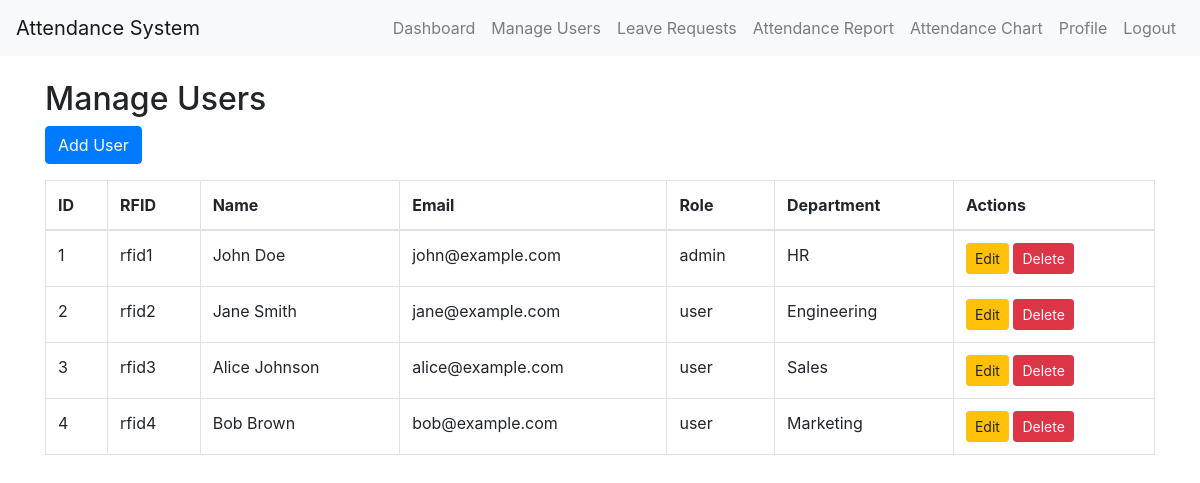
Page /manage_users (signed in) on the committed database.
### tables this page shows
CREATE TABLE users (
                id INTEGER PRIMARY KEY AUTOINCREMENT,
                rfid TEXT NOT NULL,
                name TEXT NOT NULL,
                email TEXT NOT NULL,
                password TEXT NOT NULL,
                role TEXT NOT NULL,
                department TEXT NOT NULL,
                profile_picture TEXT,
                contact_details TEXT,
                job_title TEXT
            );

### app.py (the view)
@app.route('/manage_users')
@admin_required
def manage_users():
    with get_db_connection() as conn:
        cursor = conn.cursor()
        cursor.execute("SELECT * FROM users")
        users = cursor.fetchall()
    return render_template('manage_users.html', users=users)

### app.py (called while the page is built)
@contextmanager
def get_db_connection():
    conn = sqlite3.connect('attendance.db', timeout=10)
    try:
        yield conn
    finally:
        conn.close()

def admin_required(f):
    @wraps(f)
    def decorated_function(*args, **kwargs):
        if 'user_role' not in session or session['user_role'] != 'admin':
            flash('You do not have permission to access this page.', 'danger')
            return redirect(url_for('dashboard'))
        return f(*args, **kwargs)
    return decorated_function

### templates/manage_users.html (shortened to what this page needs)
<!doctype html>
<html lang="en">
<head>
    <link rel="stylesheet" href="https://stackpath.bootstrapcdn.com/bootstrap/4.5.2/css/bootstrap.min.css">
</head>
<body>
    <nav class="navbar navbar-expand-lg navbar-light bg-light">
        <a class="navbar-brand" href="#">Attendance System</a>
        <div class="collapse navbar-collapse" id="navbarNav">
            <ul class="navbar-nav ml-auto">
                <li class="nav-item"><a class="nav-link" href="{{ url_for('dashboard') }}">Dashboard</a></li>
                <li class="nav-item"><a class="nav-link" href="{{ url_for('manage_users') }}">Manage Users</a></li>
                <li class="nav-item"><a class="nav-link" href="{{ url_for('leave_requests') }}">Leave Requests</a></li>
                <li class="nav-item"><a class="nav-link" href="{{ url_for('attendance_report') }}">Attendance Report</a></li>
                <li class="nav-item"><a class="nav-link" href="{{ url_for('attendance_chart') }}">Attendance Chart</a></li>
                <li class="nav-item"><a class="nav-link" href="{{ url_for('profile') }}">Profile</a></li>
                <li class="nav-item"><a class="nav-link" href="{{ url_for('logout') }}">Logout</a></li>
            </ul>
        </div>
    </nav>
    <div class="container mt-4">
        <h2>Manage Users</h2>
        <a href="{{ url_for('add_user') }}" class="btn btn-primary mb-3">Add User</a>
        <table class="table table-bordered">
            <thead>
                <tr>
                    <th>ID</th>
                    <th>RFID</th>
                    <th>Name</th>
                    <th>Email</th>
                    <th>Role</th>
                    <th>Department</th>
                    <th>Actions</th>
                </tr>
            </thead>
            <tbody>
                {% for user in users %}
                <tr>
                    <td>{{ user[0] }}</td>
                    <td>{{ user[1] }}</td>
                    <td>{{ user[2] }}</td>
                    <td>{{ user[3] }}</td>
                    <td>{{ user[5] }}</td>
                    <td>{{ user[6] }}</td>
                    <td>
                        <a href="{{ url_for('edit_user', id=user[0]) }}" class="btn btn-warning btn-sm">Edit</a>
                        <a href="{{ url_for('delete_user', id=user[0]) }}" class="btn btn-danger btn-sm">Delete</a>
                    </td>
                </tr>
                {% endfor %}
            </tbody>
        </table>
    </div>
</body>
</html>

### rows in the picture
users: id "1", rfid "rfid1", name "John Doe", email "john@example.com", role "admin", department "HR"
users: id "2", rfid "rfid2", name "Jane Smith", email "jane@example.com", role "user", department "Engineering"
users: id "3", rfid "rfid3", name "Alice Johnson", email "alice@example.com", role "user", department "Sales"
users: id "4", rfid "rfid4", name "Bob Brown", email "bob@example.com", role "user", department "Marketing"
